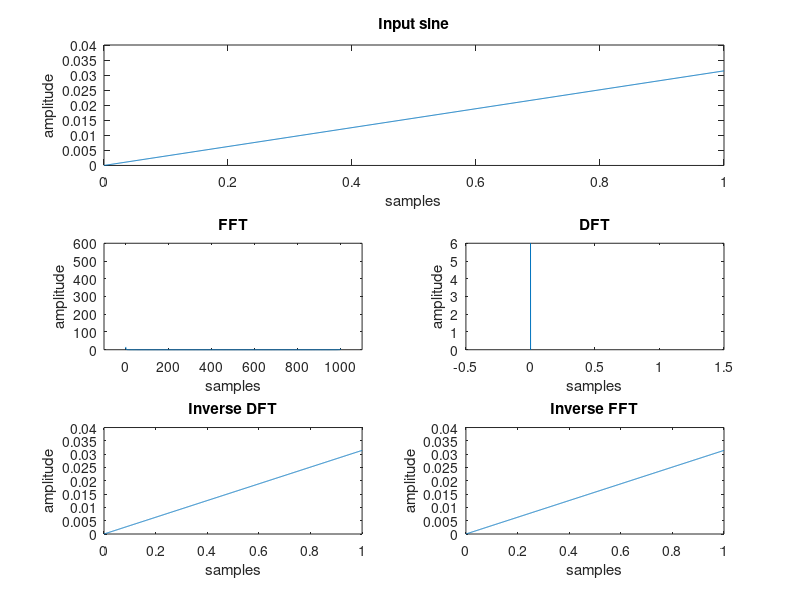

This chart was generated by the following MATLAB code:
clc; clear all;
fs = 1000;
fm = input('Enter sine frequency');
T = 1;
n = 0:1/fs:T;
x = sin(2*pi*fm/fs*n);
N = length(x);
X = zeros(1,N);
for k = 1:N
    w = 2*pi*(k-1)/N;
    for n1 = 1:N
        X(k)= X(k)+x(n1)*exp(-1j*w*(n1-1));
    end
end

x1 = zeros(1,N);

for n1 = 1:N
    w = 2*pi*(n1-1)/N;
    for k = 1:N
        x1(n1)= x1(n1)+X(k)*exp(1j*w*(k-1));
    end
    x1(n1) = x1(n1)/N;
end

Y = fft(x);
y1 = ifft(Y);

subplot(3,2,1:2);
plot(n,x);
xlabel('samples');
ylabel('amplitude');
title('Input sine');

subplot(3,2,3);
plot(abs(Y));
xlabel('samples');
ylabel('amplitude');
title('FFT');
axis([-100 1100 0 600]);

subplot(3,2,4);
plot(n,X);
xlabel('samples');
ylabel('amplitude');
title('DFT');
axis([-0.5 1.5 0 6]);

subplot(3,2,5);
plot(n,x1);
xlabel('samples');
ylabel('amplitude');
title('Inverse DFT');

subplot(3,2,6);
plot(n,y1);
xlabel('samples');
ylabel('amplitude');
title('Inverse FFT');